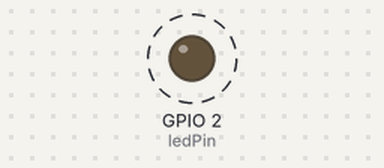
The program below on a simulated ESP32. On the bench: output pins drawn as LEDs (lit = HIGH). Dashed ring = blinking.

Above: at 0.2 s.
Timing chart, 0 to 3.0 s (numbered marks = the images above):
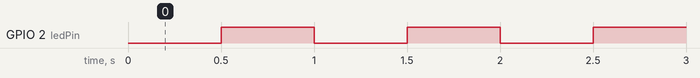

Measured:
- by itself, GPIO 2 (ledPin): alternates HIGH for 0.50 s and LOW for 0.50 s

The program:

main.cpp
```cpp
#include <Arduino.h>
/*
 * Rui Santos
 * Complete Project Details http://randomnerdtutorials.com
 * Ardino IDE Example: Arduino button with LED


  nano32: #define LED_BUILTIN 16
  lolin32: #define LED_BUILTIN 2
  espea32: #define LED_BUILTIN 5

 */

// constants won't change. They're used here to
// set pin numbers:
const int buttonPin = 4;     // the number of the pushbutton pin
const int ledPin =  2;      // the number of the LED pin

// variables will change:
int buttonState = 0;         // variable for reading the pushbutton status

void setup() {
  // initialize the LED pin as an output:
  pinMode(ledPin, OUTPUT);
  // initialize the pushbutton pin as an input:
  pinMode(buttonPin, INPUT);
}

void loop() {
  // read the state of the pushbutton value:
  //buttonState = digitalRead(buttonPin);

    digitalWrite(ledPin, buttonState);
    buttonState = !buttonState;
    delay(500);
}
```
